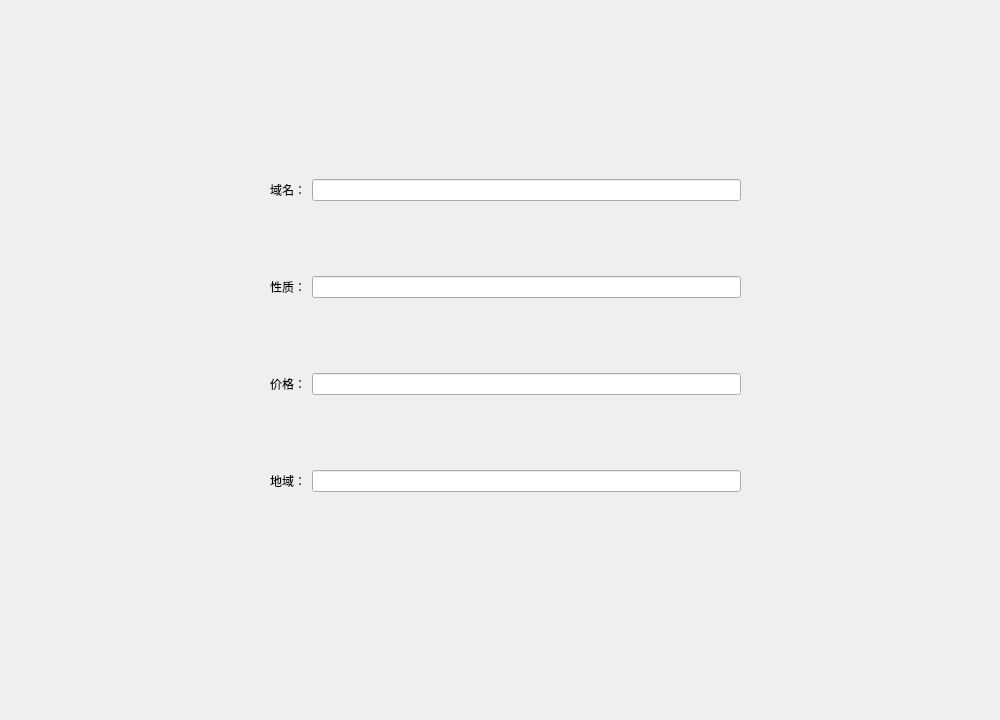
<?xml version="1.0" encoding="UTF-8"?>
<ui version="4.0">
 <class>addnewdomain</class>
 <widget class="QWidget" name="addnewdomain">
  <property name="geometry">
   <rect>
    <x>0</x>
    <y>0</y>
    <width>1000</width>
    <height>720</height>
   </rect>
  </property>
  <property name="windowTitle">
   <string>Form</string>
  </property>
  <widget class="QWidget" name="widget" native="true">
   <property name="geometry">
    <rect>
     <x>270</x>
     <y>110</y>
     <width>471</width>
     <height>451</height>
    </rect>
   </property>
   <layout class="QGridLayout" name="gridLayout">
    <item row="5" column="1">
     <widget class="QLineEdit" name="lineEdit_3"/>
    </item>
    <item row="7" column="1">
     <widget class="QLineEdit" name="lineEdit_4"/>
    </item>
    <item row="3" column="0">
     <widget class="QLabel" name="label_2">
      <property name="text">
       <string>性质：</string>
      </property>
     </widget>
    </item>
    <item row="7" column="0">
     <widget class="QLabel" name="label_4">
      <property name="text">
       <string>地域：</string>
      </property>
     </widget>
    </item>
    <item row="6" column="1">
     <spacer name="verticalSpacer_3">
      <property name="orientation">
       <enum>Qt::Vertical</enum>
      </property>
      <property name="sizeHint" stdset="0">
       <size>
        <width>20</width>
        <height>40</height>
       </size>
      </property>
     </spacer>
    </item>
    <item row="3" column="1">
     <widget class="QLineEdit" name="lineEdit_2"/>
    </item>
    <item row="4" column="1">
     <spacer name="verticalSpacer_2">
      <property name="orientation">
       <enum>Qt::Vertical</enum>
      </property>
      <property name="sizeHint" stdset="0">
       <size>
        <width>20</width>
        <height>40</height>
       </size>
      </property>
     </spacer>
    </item>
    <item row="8" column="1">
     <spacer name="verticalSpacer_4">
      <property name="orientation">
       <enum>Qt::Vertical</enum>
      </property>
      <property name="sizeHint" stdset="0">
       <size>
        <width>20</width>
        <height>40</height>
       </size>
      </property>
     </spacer>
    </item>
    <item row="1" column="0">
     <widget class="QLabel" name="label">
      <property name="text">
       <string>域名：</string>
      </property>
     </widget>
    </item>
    <item row="1" column="1">
     <widget class="QLineEdit" name="lineEdit"/>
    </item>
    <item row="5" column="0">
     <widget class="QLabel" name="label_3">
      <property name="text">
       <string>价格：</string>
      </property>
     </widget>
    </item>
    <item row="2" column="1">
     <spacer name="verticalSpacer">
      <property name="orientation">
       <enum>Qt::Vertical</enum>
      </property>
      <property name="sizeHint" stdset="0">
       <size>
        <width>20</width>
        <height>40</height>
       </size>
      </property>
     </spacer>
    </item>
    <item row="0" column="1">
     <spacer name="verticalSpacer_5">
      <property name="orientation">
       <enum>Qt::Vertical</enum>
      </property>
      <property name="sizeHint" stdset="0">
       <size>
        <width>20</width>
        <height>40</height>
       </size>
      </property>
     </spacer>
    </item>
   </layout>
  </widget>
 </widget>
 <resources/>
 <connections/>
</ui>
